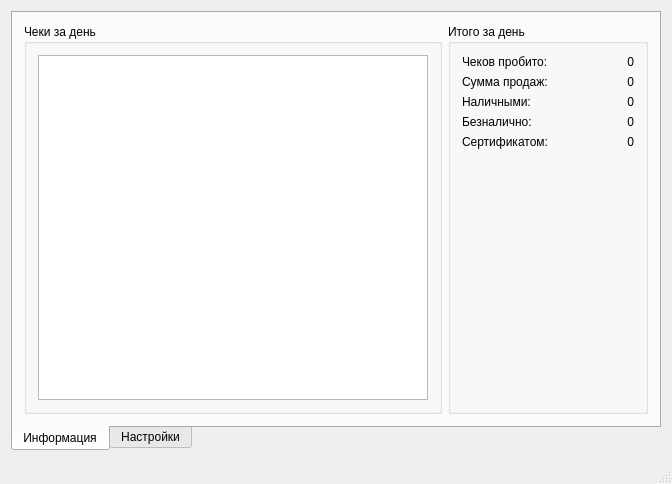
<?xml version="1.0" encoding="UTF-8"?>
<ui version="4.0">
 <class>MainWindow</class>
 <widget class="QMainWindow" name="MainWindow">
  <property name="geometry">
   <rect>
    <x>0</x>
    <y>0</y>
    <width>672</width>
    <height>484</height>
   </rect>
  </property>
  <property name="windowTitle">
   <string>Сервер печати чеков</string>
  </property>
  <widget class="QWidget" name="centralWidget">
   <layout class="QVBoxLayout" name="verticalLayout">
    <item>
     <widget class="QTabWidget" name="tabWidget">
      <property name="tabPosition">
       <enum>QTabWidget::South</enum>
      </property>
      <property name="currentIndex">
       <number>0</number>
      </property>
      <property name="elideMode">
       <enum>Qt::ElideNone</enum>
      </property>
      <property name="documentMode">
       <bool>false</bool>
      </property>
      <widget class="QWidget" name="tabInfo">
       <attribute name="title">
        <string>Информация</string>
       </attribute>
       <layout class="QHBoxLayout" name="horizontalLayout">
        <item>
         <widget class="QGroupBox" name="groupDayCheques">
          <property name="title">
           <string>Чеки за день</string>
          </property>
          <layout class="QVBoxLayout" name="verticalLayout_2">
           <item>
            <widget class="QTableView" name="tableCheques"/>
           </item>
          </layout>
         </widget>
        </item>
        <item>
         <widget class="QGroupBox" name="groupDayTotals">
          <property name="sizePolicy">
           <sizepolicy hsizetype="Preferred" vsizetype="Preferred">
            <horstretch>0</horstretch>
            <verstretch>0</verstretch>
           </sizepolicy>
          </property>
          <property name="minimumSize">
           <size>
            <width>200</width>
            <height>0</height>
           </size>
          </property>
          <property name="title">
           <string>Итого за день</string>
          </property>
          <layout class="QGridLayout" name="gridLayout">
           <item row="2" column="1">
            <widget class="QLabel" name="totalsNalField">
             <property name="text">
              <string>0</string>
             </property>
             <property name="alignment">
              <set>Qt::AlignRight|Qt::AlignTrailing|Qt::AlignVCenter</set>
             </property>
            </widget>
           </item>
           <item row="0" column="0">
            <widget class="QLabel" name="labelChequeQuant">
             <property name="text">
              <string>Чеков пробито:</string>
             </property>
            </widget>
           </item>
           <item row="0" column="1">
            <widget class="QLabel" name="totalsCheqQuantField">
             <property name="text">
              <string>0</string>
             </property>
             <property name="alignment">
              <set>Qt::AlignRight|Qt::AlignTrailing|Qt::AlignVCenter</set>
             </property>
            </widget>
           </item>
           <item row="3" column="0">
            <widget class="QLabel" name="labelBeznal">
             <property name="text">
              <string>Безналично:</string>
             </property>
            </widget>
           </item>
           <item row="3" column="1">
            <widget class="QLabel" name="totalsBeznalField">
             <property name="text">
              <string>0</string>
             </property>
             <property name="alignment">
              <set>Qt::AlignRight|Qt::AlignTrailing|Qt::AlignVCenter</set>
             </property>
            </widget>
           </item>
           <item row="1" column="1">
            <widget class="QLabel" name="totalsDaySumField">
             <property name="text">
              <string>0</string>
             </property>
             <property name="alignment">
              <set>Qt::AlignRight|Qt::AlignTrailing|Qt::AlignVCenter</set>
             </property>
            </widget>
           </item>
           <item row="2" column="0">
            <widget class="QLabel" name="labelNal">
             <property name="text">
              <string>Наличными:</string>
             </property>
            </widget>
           </item>
           <item row="4" column="1">
            <widget class="QLabel" name="totalsCertField">
             <property name="text">
              <string>0</string>
             </property>
             <property name="alignment">
              <set>Qt::AlignRight|Qt::AlignTrailing|Qt::AlignVCenter</set>
             </property>
            </widget>
           </item>
           <item row="1" column="0">
            <widget class="QLabel" name="labelDaySum">
             <property name="text">
              <string>Сумма продаж:</string>
             </property>
            </widget>
           </item>
           <item row="4" column="0">
            <widget class="QLabel" name="labelCert">
             <property name="text">
              <string>Сертификатом:</string>
             </property>
            </widget>
           </item>
           <item row="5" column="0">
            <spacer name="spacerTotals">
             <property name="orientation">
              <enum>Qt::Vertical</enum>
             </property>
             <property name="sizeHint" stdset="0">
              <size>
               <width>20</width>
               <height>40</height>
              </size>
             </property>
            </spacer>
           </item>
          </layout>
         </widget>
        </item>
       </layout>
      </widget>
      <widget class="QWidget" name="tabSettings">
       <attribute name="title">
        <string>Настройки</string>
       </attribute>
       <layout class="QGridLayout" name="gridLayout_3">
        <item row="0" column="0">
         <widget class="QGroupBox" name="groupPrinterSettings">
          <property name="title">
           <string>Параметры устройства печати</string>
          </property>
          <layout class="QHBoxLayout" name="horizontalLayout_3">
           <item>
            <layout class="QGridLayout" name="layoutPrinter">
             <item row="0" column="0">
              <widget class="QLabel" name="labelPrinterType">
               <property name="text">
                <string>Тип принтера</string>
               </property>
              </widget>
             </item>
             <item row="0" column="1" colspan="2">
              <widget class="QComboBox" name="printerTypeSelector">
               <item>
                <property name="text">
                 <string>Системный принтер</string>
                </property>
               </item>
               <item>
                <property name="text">
                 <string>COM-порт (ZPL)</string>
                </property>
               </item>
               <item>
                <property name="text">
                 <string>Godex BZB-2</string>
                </property>
               </item>
              </widget>
             </item>
             <item row="1" column="0" colspan="2">
              <widget class="QLabel" name="labelPrinterName">
               <property name="text">
                <string>Имя принтера</string>
               </property>
              </widget>
             </item>
             <item row="1" column="2">
              <widget class="QComboBox" name="printerNameSelector">
               <property name="sizePolicy">
                <sizepolicy hsizetype="Preferred" vsizetype="Fixed">
                 <horstretch>0</horstretch>
                 <verstretch>0</verstretch>
                </sizepolicy>
               </property>
              </widget>
             </item>
             <item row="2" column="0">
              <widget class="QLabel" name="labelPathToPrinter">
               <property name="text">
                <string>Путь до принтера</string>
               </property>
              </widget>
             </item>
             <item row="2" column="1" colspan="2">
              <widget class="QLineEdit" name="printerPathEdit">
               <property name="enabled">
                <bool>false</bool>
               </property>
               <property name="text">
                <string>/dev/usb/lp0</string>
               </property>
              </widget>
             </item>
            </layout>
           </item>
          </layout>
         </widget>
        </item>
        <item row="1" column="0">
         <widget class="QGroupBox" name="groupComPortSettings">
          <property name="enabled">
           <bool>false</bool>
          </property>
          <property name="title">
           <string>Параметры COM порта</string>
          </property>
          <layout class="QHBoxLayout" name="horizontalLayout_2">
           <item>
            <layout class="QGridLayout" name="layoutComPort">
             <item row="0" column="1">
              <widget class="QComboBox" name="comPortSelector"/>
             </item>
             <item row="3" column="0">
              <widget class="QLabel" name="labelParity">
               <property name="text">
                <string>Четность</string>
               </property>
              </widget>
             </item>
             <item row="1" column="0">
              <widget class="QLabel" name="labelPortSpeed">
               <property name="text">
                <string>Скорость</string>
               </property>
              </widget>
             </item>
             <item row="0" column="0">
              <widget class="QLabel" name="labelPortName">
               <property name="text">
                <string>Порт</string>
               </property>
              </widget>
             </item>
             <item row="2" column="0">
              <widget class="QLabel" name="labelDatabits">
               <property name="text">
                <string>Биты данных</string>
               </property>
              </widget>
             </item>
             <item row="2" column="1">
              <widget class="QComboBox" name="comDatabitSelector">
               <item>
                <property name="text">
                 <string>8</string>
                </property>
               </item>
               <item>
                <property name="text">
                 <string>7</string>
                </property>
               </item>
              </widget>
             </item>
             <item row="4" column="0">
              <widget class="QLabel" name="labelStopbits">
               <property name="text">
                <string>Стоп-бит</string>
               </property>
              </widget>
             </item>
             <item row="3" column="1">
              <widget class="QComboBox" name="comParitySelector">
               <item>
                <property name="text">
                 <string>Нет</string>
                </property>
               </item>
               <item>
                <property name="text">
                 <string>Программно (Xon/Xoff)</string>
                </property>
               </item>
               <item>
                <property name="text">
                 <string>Аппаратно</string>
                </property>
               </item>
              </widget>
             </item>
             <item row="1" column="1">
              <widget class="QComboBox" name="comSpeedSelector">
               <item>
                <property name="text">
                 <string>9600</string>
                </property>
               </item>
               <item>
                <property name="text">
                 <string>19200</string>
                </property>
               </item>
               <item>
                <property name="text">
                 <string>38400</string>
                </property>
               </item>
               <item>
                <property name="text">
                 <string>57600</string>
                </property>
               </item>
               <item>
                <property name="text">
                 <string>76800</string>
                </property>
               </item>
               <item>
                <property name="text">
                 <string>115200</string>
                </property>
               </item>
              </widget>
             </item>
             <item row="4" column="1">
              <widget class="QComboBox" name="comStopbitSelector">
               <item>
                <property name="text">
                 <string>1</string>
                </property>
               </item>
               <item>
                <property name="text">
                 <string>1,5</string>
                </property>
               </item>
               <item>
                <property name="text">
                 <string>2</string>
                </property>
               </item>
              </widget>
             </item>
             <item row="5" column="0">
              <spacer name="spacerComPort">
               <property name="orientation">
                <enum>Qt::Vertical</enum>
               </property>
               <property name="sizeHint" stdset="0">
                <size>
                 <width>20</width>
                 <height>40</height>
                </size>
               </property>
              </spacer>
             </item>
            </layout>
           </item>
          </layout>
         </widget>
        </item>
        <item row="1" column="2">
         <widget class="QGroupBox" name="groupPaperSettings">
          <property name="title">
           <string>Параметры печати чеков</string>
          </property>
          <property name="alignment">
           <set>Qt::AlignLeading|Qt::AlignLeft|Qt::AlignTop</set>
          </property>
          <property name="flat">
           <bool>false</bool>
          </property>
          <property name="checkable">
           <bool>false</bool>
          </property>
          <layout class="QGridLayout" name="gridLayout_5">
           <item row="0" column="0">
            <widget class="QLabel" name="labelPaperSize">
             <property name="text">
              <string>Ширина бумаги</string>
             </property>
            </widget>
           </item>
           <item row="0" column="1">
            <widget class="QComboBox" name="paperSizeSelector">
             <item>
              <property name="text">
               <string>26</string>
              </property>
             </item>
            </widget>
           </item>
           <item row="3" column="0">
            <spacer name="spacerPaperSize">
             <property name="orientation">
              <enum>Qt::Vertical</enum>
             </property>
             <property name="sizeHint" stdset="0">
              <size>
               <width>20</width>
               <height>40</height>
              </size>
             </property>
            </spacer>
           </item>
           <item row="2" column="1">
            <widget class="QPushButton" name="testPrinterButton">
             <property name="text">
              <string>Тест печати</string>
             </property>
            </widget>
           </item>
           <item row="1" column="0">
            <widget class="QLabel" name="labelPrintLogo">
             <property name="text">
              <string>Печать логотипа</string>
             </property>
            </widget>
           </item>
           <item row="1" column="1">
            <widget class="QCheckBox" name="printLogoCheckbox">
             <property name="text">
              <string/>
             </property>
            </widget>
           </item>
          </layout>
         </widget>
        </item>
        <item row="0" column="2">
         <widget class="QGroupBox" name="groupWebserverSettings">
          <property name="title">
           <string>Параметры web-сервера</string>
          </property>
          <layout class="QHBoxLayout" name="horizontalLayout_4">
           <item>
            <layout class="QGridLayout" name="layoutWebserver">
             <item row="2" column="1" colspan="2">
              <widget class="QPushButton" name="webserverStopButton">
               <property name="text">
                <string>Остановить</string>
               </property>
              </widget>
             </item>
             <item row="1" column="0">
              <widget class="QLabel" name="labelServerStatus">
               <property name="text">
                <string>Статус сервера</string>
               </property>
              </widget>
             </item>
             <item row="2" column="0">
              <widget class="QPushButton" name="webserverStartButton">
               <property name="text">
                <string>Запустить</string>
               </property>
              </widget>
             </item>
             <item row="1" column="1">
              <widget class="QLabel" name="serverStatusField">
               <property name="font">
                <font>
                 <weight>75</weight>
                 <bold>true</bold>
                </font>
               </property>
               <property name="text">
                <string>Неизвестно</string>
               </property>
               <property name="alignment">
                <set>Qt::AlignCenter</set>
               </property>
              </widget>
             </item>
             <item row="1" column="2">
              <widget class="QToolButton" name="serverStatusRefreshButton">
               <property name="text">
                <string/>
               </property>
               <property name="icon">
                <iconset>
                 <normaloff>img/refresh.png</normaloff>img/refresh.png</iconset>
               </property>
              </widget>
             </item>
             <item row="0" column="0">
              <widget class="QLabel" name="labelServerPort">
               <property name="text">
                <string>Порт</string>
               </property>
              </widget>
             </item>
             <item row="0" column="1" colspan="2">
              <widget class="QSpinBox" name="webserverPortSelector">
               <property name="enabled">
                <bool>false</bool>
               </property>
               <property name="minimum">
                <number>1</number>
               </property>
               <property name="maximum">
                <number>65535</number>
               </property>
               <property name="value">
                <number>8080</number>
               </property>
              </widget>
             </item>
            </layout>
           </item>
          </layout>
         </widget>
        </item>
        <item row="2" column="0">
         <widget class="QPushButton" name="saveSettingsButton">
          <property name="enabled">
           <bool>false</bool>
          </property>
          <property name="text">
           <string>Сохранить все настройки</string>
          </property>
          <property name="icon">
           <iconset>
            <normaloff>img/settings-save.png</normaloff>img/settings-save.png</iconset>
          </property>
         </widget>
        </item>
        <item row="2" column="2">
         <widget class="QPushButton" name="reloadSettingsButton">
          <property name="enabled">
           <bool>false</bool>
          </property>
          <property name="text">
           <string>Отменить изменения</string>
          </property>
          <property name="icon">
           <iconset>
            <normaloff>img/settings-cancel.png</normaloff>img/settings-cancel.png</iconset>
          </property>
         </widget>
        </item>
       </layout>
      </widget>
     </widget>
    </item>
   </layout>
  </widget>
  <widget class="QMenuBar" name="menuBar">
   <property name="geometry">
    <rect>
     <x>0</x>
     <y>0</y>
     <width>672</width>
     <height>22</height>
    </rect>
   </property>
  </widget>
  <widget class="QStatusBar" name="statusBar"/>
 </widget>
 <layoutdefault spacing="6" margin="11"/>
 <resources/>
 <connections/>
</ui>
